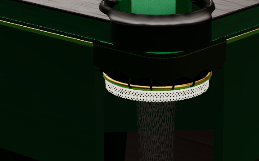
#> input picture tools/render/fixtures/cammatch-489-stale-aa7363cc.png, 259 x 161 px
$ python build-cn8-photo-tex.py fixtures/cammatch-489-stale-aa7363cc.png fixtures/cammatch-489-stale-aa7363cc.png
#> lines starting #> are read from the running program, lines starting #| are printed output that depends on the picture
# Copyright (c) Meta Platforms, Inc. and affiliates.

# build-cn8-photo-tex.py — generates web/scene/cn8phototex.js: the GH-490
# Chinese-8 apron FLAME-PANEL figure field.  ROUND-18 (gate r16 verdict
# c5264019553 P1-1): the round-17 pith-distance GRAMMAR landed (zero
# dedicated rings, fig-vert at the photo family) but the PRESENTATION
# did not — the map normalized to the round-15 symmetric value law
# (mean 181 / spread 84) rendered a uniform mid-crimson full-height
# motif field (render rows flat 36-45, in-apron p95 59.6) where the
# photo is a mostly-dark facade carrying a narrow, shallow, LONG flame
# sweep with specular pooling (in-apron p05/p95 9.4/85.5).
#
# The photo's apron is measurably a TWO-PART build (cdmasters color
# decomposition, this round: beam rows V_med 16-24 at darkred-mask
# fraction 0.07-0.34 — near-black and OUT of the crimson family — vs
# panel rows V_med 40-64 at S_med 96, darkred fraction 0.60-0.64):
#   (1) a near-black BEAM (badge carrier, top ~0.375 of the face) and
#   (2) a crimson FLAME PANEL below it, top-lit with a bright crest
#       plateau (~10 photo rows) decaying into shadow (~29 mm).
# Round-18 mirrors that construction where it lives: the beam is
# GEOMETRY (table.js cn8 blind split, near-black beamMat — exactly the
# photo's out-of-family read), and THIS map is the PANEL ONLY.
#
# The panel keeps the round-17 pith-distance grammar unchanged:
#
#     R(x, y) = sqrt((y - yc(x))^2 + zc(x)^2)
#
# (figure lines = isolines of R — growth cones cut by the board face;
# open nested V/U feathers away from crowns; small CROWN-EYE lenses at
# the zc minima; the CLOSURE CHECK below still fails the build on any
# dedicated oval ring) and replaces the round-15 symmetric
# normalization with the measured TOP-LIT law:
#
#   lum = (PANEL_BOT + (PANEL_TOP - PANEL_BOT) * lit(y) * pool_mod)
#         * (1 - line * carve(lit))            - stri - fine terms
#   lit(y) = exp(-max(0, y - PLATEAU) / TAU)
#
# — the crest plateau + exponential falloff the photo's own row
# profile shows (crest rows 502-512 hold 55-72, then decay to 40 over
# ~10 rows ~ 29 mm), specular pooling riding the lit zone, figure
# lines carving multiplicatively (Weber: legible where lit, fading
# toward the shadowed foot).  The sweep is long and shallow because
# the pith trace wanders slowly (LONG-window scan profile, small
# amplitude); crowns flare where zc dips.  Every profile is sampled
# from the CC0 scan's own luma (no noise function authors any shape):
#   yc  pith trace       = column means rows 128-481, 121-box (LONG
#                          window), x +-8 px + rows 545-898, 31-box,
#                          x +-1.8 px (wiggle) — the r16-gate "shallow
#                          long sweep" prescription (round-17 29/6 px
#                          on the old ruler authored the steep
#                          full-height motifs the r16 gate failed)
#   zc  crown depth      = column means rows 898-1058, 11-box,
#                          2.5 + 41.5 * clip(0.5+0.5s)^3.0 px (the
#                          wide range — ZHI must EXCEED the first
#                          line radius FIGDIV*PITCH=36 px so deep-pith
#                          columns interrupt the innermost figure
#                          lines (measured: ZHI 26 < 36 closed one
#                          dedicated ring); dips = crown flares/
#                          tongues); ring irregularity
#                          gains a juvenile-wood boost near the pith
#                          (+0.50 * exp(-R/48) ring units — chops the
#                          innermost isoline tubes into crown-eye-
#                          scale lenses, measured by the closure
#                          check: without it, 2-4 dedicated rings)
#   ring irregularity    = row-mean sequence, 9-box, +-0.35 ring units
#   pooling (chatoyance) = (a) aspect-corrected raw-scan crop
#                          (rows 600-830 x cols 0-2046 -> 512x144:
#                          round blobs), 41-box; (b) the row-mean
#                          sequence sampled ALONG the ring coordinate
#                          (arc-following pools), 21-box — both feed
#                          pool_mod, clipped ASYMMETRICALLY (0.78-1.45:
#                          the crest stays continuously lit like the
#                          photo's sweep; pools are EXTRA shine, not
#                          holes)
#   fine grain           = the scan's own 15-px high-pass, x0.5
#
#   python3 tools/render/build-cn8-photo-tex.py <pack-refs-dir> [scan.jpg]
#
# FACADE TARGETS (round-18; instrument derivation in gestalt_490.py at
# ARENA_DRAMA_MIN / ARENA_BAND_MAX — the two r16-prescribed
# replacement-bounding legs, constants from the flame-pure photo
# reads): photo in-apron facade profile (cdmasters (111,466)-(583,526),
# dark-inclusive mask, 3-row-smoothed row medians): ground p10 15.7,
# crest p98 65.9, DRAMA 50.1 (box family 47.3-50.9), half-max band
# fraction 0.200 (family 0.188-0.214).  Render targets: beam ~15-19 V
# (geometry, out of the darkred mask like the photo's own beam), panel
# crest ~55-60 V, drama >= 1.5x the 25.0 floor, band fraction
# 0.15-0.22 (ceiling 0.24).
#
# PROVENANCE (the pocket-furniture provenance law):
#   element | source | basis
#   arena apron flame | Poly Haven "dark_wood" scan (CC0 1.0,
#     https://polyhaven.com/a/dark_wood; working copy
#     dark_wood_diff_2k.jpg, sha256 printed on generation — the
#     build-cloth-detail.py terlenka vendoring precedent) | pith-
#     distance isoline field + top-lit panel law of the scan's own
#     luma profiles (above)
#   cdmasters_1.png (pack refs/, China Daily press photo) |
#     MEASUREMENT-ONLY | statistic targets (facade drama/band family,
#     two-part build decomposition, sfr 0.595-0.619 family, rendered
#     fig-vert 0.343 flame-pure, V-law) — no press-photo pixel ships
#     (review r16-r3 P1: the repo third-party-imagery bar,
#     docs/opensource-prep/curation-proposal.md)
#
# Scale chain (ROUND-18: the map now spans the PANEL, not the full
# face): repeat 1.0 over the end panel (1.50 m x 0.1625 m => 512 px =
# 0.341 px/mm horizontal, 144 px = 0.886 px/mm vertical).  The 2 K
# scan (~1.2 m tile) is resampled anisotropically to that sampling
# (409 x 1063) before the field decomposition, so ring pitch
# (13 px base ~ 15 mm vertical) and grain land at PHYSICAL scale.
# Crest plateau 24 px ~ 27 mm + TAU 15 px ~ 17 mm decay: the photo's
# own crest->body profile at its 0.349 px/mm ruler.
#
# Measured acceptance at map level (round-18 targets; every step
# prints its read): facade preview (crest/foot/plateau-fraction),
# sfr(3.6mm/14.4mm physical lags per axis) 0.45-0.62, Sobel aniso
# 0.9-6,
# grammar preview vert-frac >= 0.15 on the 2 mm-square resample
# (rendered floor 0.17 = cdmasters flame-pure 0.343 x 0.5 —
# gestalt_490.py ARENA_VERT_MIN derivation).
#
# The BOOT leather was evaluated for a photo basis and RULED OUT,
# recorded here: the q8pro stamp-free patch (250,290)-(450,340)
# residual is JPEG/macroblock-dominated at 4x magnification —
# compression texture, not leather grain (gate r15 P2 measured the
# periodicity evidence at y-grid phase 1.17x median with the x/lag-8
# axis weak; the ruling rides the compression-dominance read, not a
# strong periodic-lattice claim).  Baking it would ship compression
# artifacts as material.  The boot stays procedural (0.62-0.94 mm
# stipple, table.js), bounded by the round-16 whole-face coherence leg.
import base64
import hashlib
import json
import pathlib
import sys

import numpy as np
from PIL import Image

# GH-490 round-19 (gate r17 P2-1, the no-stale-figures law reaching
# the generator): the GEN record was stdout-only and got hand-carried
# into round-18's gen json (sfr 0.502/vertfrac 0.331 vs the machine's
# 0.501/0.328; "sha 9979d49a" reproducible as no current digest).
# `--gen-json PATH` writes the SAME payload as the GEN_JSON stdout
# line, plus the written module's own sha256 (out_sha256 — hex
# identifiers pass the record renderer's numeric lexer by design, so
# only tokenization can guard them), for
#   render_490_record.py --json gen=PATH
GEN_JSON_PATH = None
if '--gen-json' in sys.argv:
    _gi = sys.argv.index('--gen-json')
    GEN_JSON_PATH = pathlib.Path(sys.argv[_gi + 1])
    del sys.argv[_gi:_gi + 2]

REFS = pathlib.Path(sys.argv[1] if len(sys.argv) > 1 else
                    '/tmp/ob-490-refs')
SCAN = pathlib.Path(sys.argv[2] if len(sys.argv) > 2 else
                    '/tmp/ob-490r16/cc0/dark_wood_2k.jpg')
OUT = pathlib.Path(__file__).resolve().parents[2] / 'web/scene/cn8phototex.js'

MAP_W, MAP_H = 512, 144
SRC_W, SRC_H = 409, 1063     # 2048 px @1.71 px/mm -> panel sampling
HWRAP = 24
Y0 = 481                     # window row into the resampled scan
K_FINE = 15                  # ~17 mm high-pass (fine grain kernel)
# panel constants (derivation in the header; solved against the
# round-18 facade/map targets — the r16-gate prescription: shallow
# LONG sweep, reduced motif scale/repetition, dark facade + narrow
# bright crest)
TRACE_Y = 34.0               # pith trace height (map rows; INSIDE the
                             # lit crest — the photo's own swirl/crown
                             # region rides its bright band; feathers
                             # sweep DOWN the panel from it)
WAND, WIG = 8.0, 1.8         # pith wander / wiggle amplitude (px)
HCROWN = 26.0                # crown locality (px ~ 29 mm): rings past
                             # this distance from the trace flatten to
                             # the broad depth baseline
ZLO, ZHI, ZEXP = 2.5, 44.0, 3.0   # crown depth law (px) — the r17-
                             # proven wide range: deep-pith columns
                             # interrupt the inner figure lines
GROW_PITH = 0.50             # juvenile-wood irregularity boost near
                             # the pith (chops inner tubes into
                             # crown-eye-scale lenses — measured)
PITCH = 13.0                 # base ring pitch (px vertical ~ 15 mm)
GROW = 0.42                  # ring-spacing irregularity (ring units)
FIGDIV = 2.4                 # figure lines every FIGDIV rings (r17 2.5
                             # — fewer repeated lines, r16-gate scale/
                             # repetition item)
KNEE, SHP, PSHARP = 0.70, 1.1, 1.4   # round-18 bold-swath pulse: the
                             # photo's flame is composed of WIDE dark
                             # latewood swaths between wide bright
                             # tongues (~15-40 mm) — thin 3-5 mm lines
                             # vanish under the instrument's 9 mm
                             # smoothing (measured: vertfrac 0.004)
PANEL_TOP = 285.0            # lit crest (map units, pre-shoulder)
PANEL_BOT = 150.0            # shadowed foot (map units) — also the
                             # legs' boundary floor: the C2/R4 leg
                             # boxes see the panel foot behind the
                             # gold silhouette, and the cloth-bounce
                             # ambient G pedestal there is ~55 rendered
                             # REGARDLESS of exposure (measured caps
                             # 5-7), so the foot's rendered R must
                             # stay >= ~85 or the sliver's hue crosses
                             # 25 deg into the FROZEN legs Au window
                             # and apron texture reads as leg streak
                             # (measured: foot 108-130 -> streak_c2
                             # 4.75-5.73 red; 150 held until the
                             # review-r4 wrapT clamp exposed the true
                             # foot at the sliver -> 4.70 red; a flat
                             # 162 fixed the legs but pushed the decay
                             # tail over the band threshold ->
                             # 0.262/0.254 red — the FOOT LIP below
                             # decouples the two)
PLATEAU = 22.0               # crest plateau rows (~25 mm — photo)
TAU = 10.0                   # falloff rows (~11 mm; solves the band-
                             # narrowness leg against the 0.24 ceiling
                             # jointly with the legs' foot-R floor —
                             # captures 1-8: tau 15 read 0.254/0.246,
                             # tau 11.5 with the raised foot read
                             # 0.254/0.246 again; the pair (tau 10,
                             # plateau 22) closes both)
POOL_F, POOL_R = 0.24, 0.30  # pool_mod weights (arc-following / round)
                             # (0.50 @ F*19 phase measured as per-ring
                             # blotch bands — pools are BROAD)
WAVY = 0.55                  # interlocked-grain curl amplitude (ring
                             # units; scan band-pass 10-35 mm — see
                             # the waviness note at F)
LINE_CARVE_LO, LINE_CARVE_HI = 0.26, 0.52  # multiplicative line carve
                             # (Weber: legible figure where lit,
                             # subdued toward the shadowed foot)
STRI_W = 4.0                 # subordinate striation, lit-gated
FINE_AMP = 0.35
CLAMP_LO, CLAMP_HI = 20, 255


def boxmean(fld, k):
    p = k // 2
    pp = np.pad(fld, ((p, p), (p, p)), mode='wrap')
    k1 = np.ones(k) / k
    b = np.apply_along_axis(lambda c: np.convolve(c, k1, mode='valid'),
                            0, pp)
    return np.apply_along_axis(lambda c: np.convolve(c, k1, mode='valid'),
                               1, b)


def prof1d(sig, k):
    k1 = np.ones(k) / k
    p = np.convolve(np.pad(sig, k // 2, mode='wrap'), k1, mode='valid')
    return (p - p.mean()) / max(p.std(), 1e-9)


def sfr(fld, mm1=3.6, mm2=14.4):
    """Physical-lag structure-function ratio at the PANEL's
    anisotropic ruler (0.886 px/mm vertical, 0.341 px/mm horizontal)
    — the round-17 2px/8px proxy assumed the old 0.554 px/mm face
    ruler and mis-measured this map by ~1.6x vertically."""
    o = []
    for mm in (mm1, mm2):
        dv = max(1, int(round(mm * 0.886)))
        dh = max(1, int(round(mm * 0.341)))
        dy = fld[dv:, :] - fld[:-dv, :]
        dx = fld[:, dh:] - fld[:, :-dh]
        o.append(float(np.sqrt((np.concatenate([dy.ravel(), dx.ravel()])
                                ** 2).mean())))
    return o[0] / max(o[1], 1e-9)


def sobel_aniso(field):
    p = np.pad(field, 1, mode='reflect')
    gx = ((p[:-2, 2:] + 2 * p[1:-1, 2:] + p[2:, 2:])
          - (p[:-2, :-2] + 2 * p[1:-1, :-2] + p[2:, :-2]))
    gy = ((p[2:, :-2] + 2 * p[2:, 1:-1] + p[2:, 2:])
          - (p[:-2, :-2] + 2 * p[:-2, 1:-1] + p[:-2, 2:]))
    return float(np.abs(gy).mean() / max(np.abs(gx).mean(), 1e-9))


def vert_frac_preview(field):
    """Grammar preview at map level: 2 mm-square resample (750x81 over
    the 1.50x0.1625 m panel), 10 mm box smooth, gradient-energy
    fraction with |gx|>|gy| above the median gradient (the
    gestalt_490.py fig_vert law on the map's own pixels)."""
    im = Image.fromarray(np.clip(field, 0, 255).astype(np.uint8))
    sq = np.asarray(im.resize((750, 81), Image.LANCZOS), dtype=float)
    k = 5
    p = k // 2
    pp = np.pad(sq, ((p, p), (p, p)), mode='edge')
    k1 = np.ones(k) / k
    sm = np.apply_along_axis(lambda c: np.convolve(c, k1, mode='valid'), 0, pp)
    sm = np.apply_along_axis(lambda c: np.convolve(c, k1, mode='valid'), 1, sm)
    gx = np.zeros_like(sm)
    gy = np.zeros_like(sm)
    gx[:, 1:-1] = (sm[:, 2:] - sm[:, :-2]) / 2
    gy[1:-1, :] = (sm[2:, :] - sm[:-2, :]) / 2
    gmag = np.hypot(gx, gy)
    core = np.zeros(sm.shape, bool)
    core[3:-3, 3:-3] = True
    thr = np.percentile(gmag[core], 50)
    sel = core & (gmag > thr)
    e = gmag[sel] ** 2
    vert = (np.abs(gx) > np.abs(gy))[sel]
    return float((e * vert).sum() / max(e.sum(), 1e-9))


def facade_preview(field):
    """Round-18 panel preview (map level): 3-row-smoothed row-median
    profile; crest = p98, foot = p10, plus the half-max row fraction
    OF THE PANEL (the full-face band fraction adds the geometry beam:
    ~0.63 x this figure once the beam ground replaces the panel
    foot in the FWHM base — the render-side instrument is the law)."""
    prof = np.median(field, axis=1)
    k1 = np.ones(3) / 3
    sm = np.convolve(np.pad(prof, 1, mode='edge'), k1, mode='valid')
    foot = float(np.percentile(sm, 10))
    crest = float(np.percentile(sm, 98))
    band = float((sm >= foot + (crest - foot) / 2).mean())
    return foot, crest, crest - foot, band


scan_sha = hashlib.sha256(SCAN.read_bytes()).hexdigest()
raw = np.asarray(Image.open(SCAN).convert('L'), dtype=float)
src = np.asarray(Image.open(SCAN).convert('L').resize((SRC_W, SRC_H),
                                                      Image.LANCZOS),
                 dtype=float)
print(f'scan {SCAN.name} sha256 {scan_sha[:16]} resampled '
      f'{SRC_W}x{SRC_H}')

# 1. wrap-tile to map width with a cross-fade at the wrap seam
xs = np.arange(MAP_W + HWRAP) % SRC_W
big = src[:, xs]
t = (np.arange(HWRAP) + 0.5) / HWRAP
tile = big[:, :MAP_W].copy()
tile[:, :HWRAP] = (tile[:, :HWRAP] * t[None, :]
                   + big[:, MAP_W:MAP_W + HWRAP] * (1 - t[None, :]))
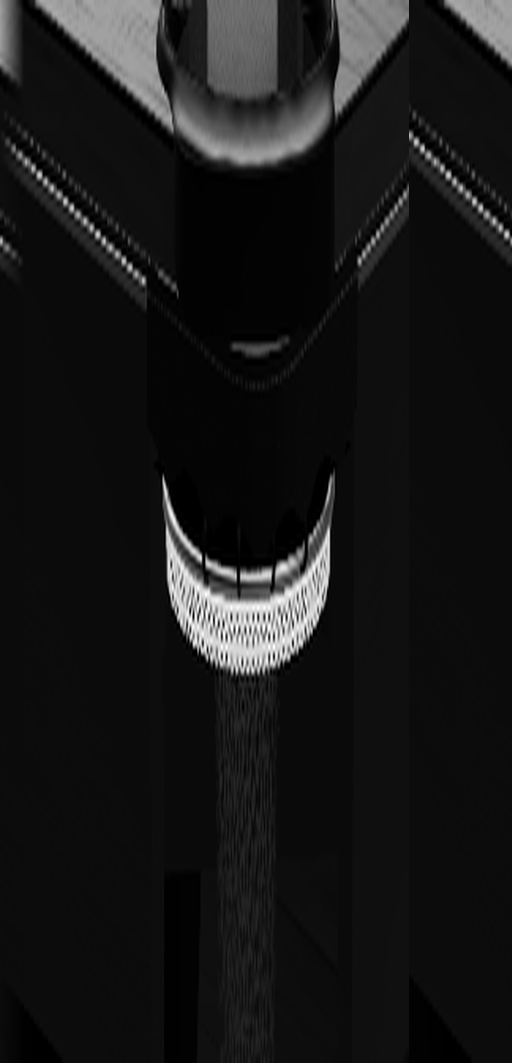
#> tile: shape (1063, 512) float64; min 0, max 255, mean 23.7

# 2. scan-derived profiles (header table; windows scaled to the panel
# ruler — x1.603 of the round-17 rows)
colsA = prof1d(tile[128:481, :].mean(axis=0), 121)
#> in prof1d, `p = np.convolve(np.pad(sig, k // 2, mode='wrap'), k1, mode='valid')`: p = 512 values, max 17.86 at index 417, min 12.98 at index 172, mean 15.59
#> colsA = 512 values, max 1.8 at index 417, min -2.08 at index 172, mean 3.33e-16
colsB = prof1d(tile[545:898, :].mean(axis=0), 31)
#> colsB = 512 values, max 1.98 at index 255, min -0.722 at index 134, mean -1.94e-16
colsC = prof1d(tile[898:1058, :].mean(axis=0), 11)
#> colsC = 512 values, max 2.86 at index 243, min -2.37 at index 170, mean -3.96e-16
rowsP = prof1d(tile.mean(axis=1), 21)
#> rowsP = 1063 values, max 3.77 at index 10, min -0.783 at index 315, mean 4.01e-17
rowsG = prof1d(tile.mean(axis=1), 9)
#> rowsG = 1063 values, max 3.91 at index 4, min -0.766 at index 315, mean 2.67e-17
fineF = tile - boxmean(tile, K_FINE)
fine = fineF[Y0:Y0 + MAP_H, :] / max(fineF.std(), 1e-9)
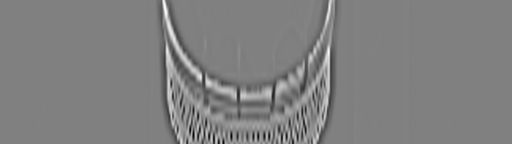
#> fine: shape (144, 512) float64; min -14.29, max 14.08, mean 0.00256; drawn with min black and max white
# round pooling: aspect-corrected raw-scan crop (blob aspect ~1 at the
# round-17 ruler; ~1.6x flatter at the panel ruler — smooth pools,
# recorded) with the same wrap cross-fade, then 41-box
poolw = np.asarray(Image.fromarray(raw[600:830, 0:2046].astype(np.uint8))
                   .resize((MAP_W, MAP_H), Image.LANCZOS), dtype=float)
#> poolw: shape (144, 512) float64; every value is 0
poolw[:, :HWRAP] = (poolw[:, :HWRAP] * t[None, :]
                    + poolw[:, MAP_W - HWRAP:MAP_W][:, ::-1]
                    * (1 - t[None, :]))
pool_round = boxmean(poolw, 41)
pool_round = (pool_round - pool_round.mean()) / max(pool_round.std(), 1e-9)

# 3. pith-distance figure field (grammar UNCHANGED from round-17 — the
# r16 gate: "keep the pith-distance grammar"; only the pith-trace
# PROFILES move to the shallow-long-sweep solve)
yy = np.arange(MAP_H)[:, None] * np.ones((1, MAP_W))
yc = TRACE_Y + colsA[None, :] * WAND + colsB[None, :] * WIG
zc = ZLO + (ZHI - ZLO) * np.clip(0.5 + 0.5 * colsC, 0, 1)[None, :] ** ZEXP
# a crown is a LOCAL bump on the pith axis, not an infinite column:
# rings far from the trace flatten back to the broad depth baseline
# (a constant-per-column zc was measured to stamp full-height pillar
# stacks at every crown — the repeated-motif class; the photo's
# crowns hook the crest locally while the deeper streaks flow through)
_k101 = np.ones(101) / 101
zc_deep = np.convolve(np.pad(zc[0], 50, mode='wrap'), _k101,
                      mode='valid')[None, :]
zc_eff = zc_deep + (zc - zc_deep) * np.exp(
    -((yy - yc) / HCROWN) ** 2)
R = np.sqrt((yy - yc) ** 2 + zc_eff ** 2)
F0 = R / PITCH
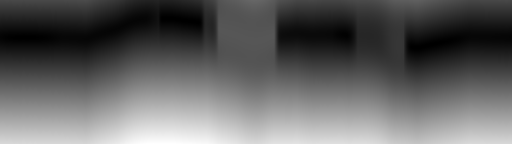
#> F0: shape (144, 512) float64; min 0.192, max 9.63, mean 3.82; drawn with min black and max white
grow_eff = GROW + GROW_PITH * np.exp(-R / 48.0)  # juvenile wood: ring
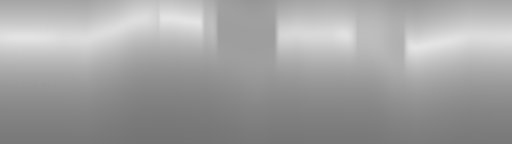
#> grow_eff: shape (144, 512) float64; min 0.457, max 0.895, mean 0.634
                                                 # irregularity is
                                                 # strongest near the
                                                 # pith
F = F0 + grow_eff * np.interp((F0 * 17.0) % len(rowsG),
                              np.arange(len(rowsG)), rowsG)
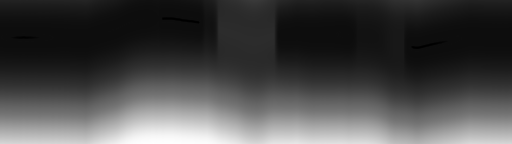
#> F: shape (144, 512) float64; min 3.36, max 9.72, mean 5.17; drawn with min black and max white
# interlocked-grain waviness (round-18, measured necessity): shallow
# smooth isolines carry ~zero off-horizontal tangent energy (vertfrac
# 0.003-0.004 through the instrument's 9 mm smoothing) while the
# photo's shallow flame reads 0.343 — its swath edges CURL locally.
# The curl is sampled from the scan's own 2-D band-passed luma
# (17-50 mm class — the 10-35 mm first cut saturated D(3.6mm) and
# red-fired the sfr preview at 0.74), never an authored noise
# function.
_wavF = tile[Y0:Y0 + MAP_H, :]
_wav = boxmean(_wavF, 15) - boxmean(_wavF, 45)
#> call 3 of boxmean, with k = 15
#> in boxmean (call 3), `return np.apply_along_axis(lambda c: np.convolve(c, k1, mode='valid'),..`:
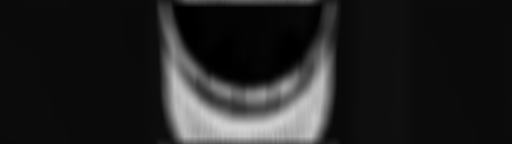
#> returned value: shape (144, 512) float64; min 0, max 210.5, mean 33.4
#> call 4 of boxmean, with k = 45
#> in boxmean (call 4), `p = k // 2`: p = 22
#> in boxmean (call 4), `pp = np.pad(fld, ((p, p), (p, p)), mode='wrap')`:
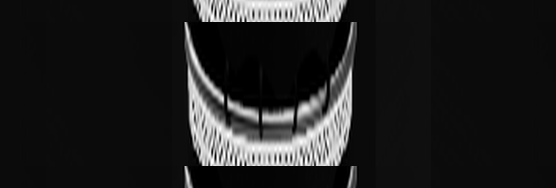
#> pp: shape (188, 556) float64; min 0, max 255, mean 32.4
#> (the rest of the program and of its run is left out)
